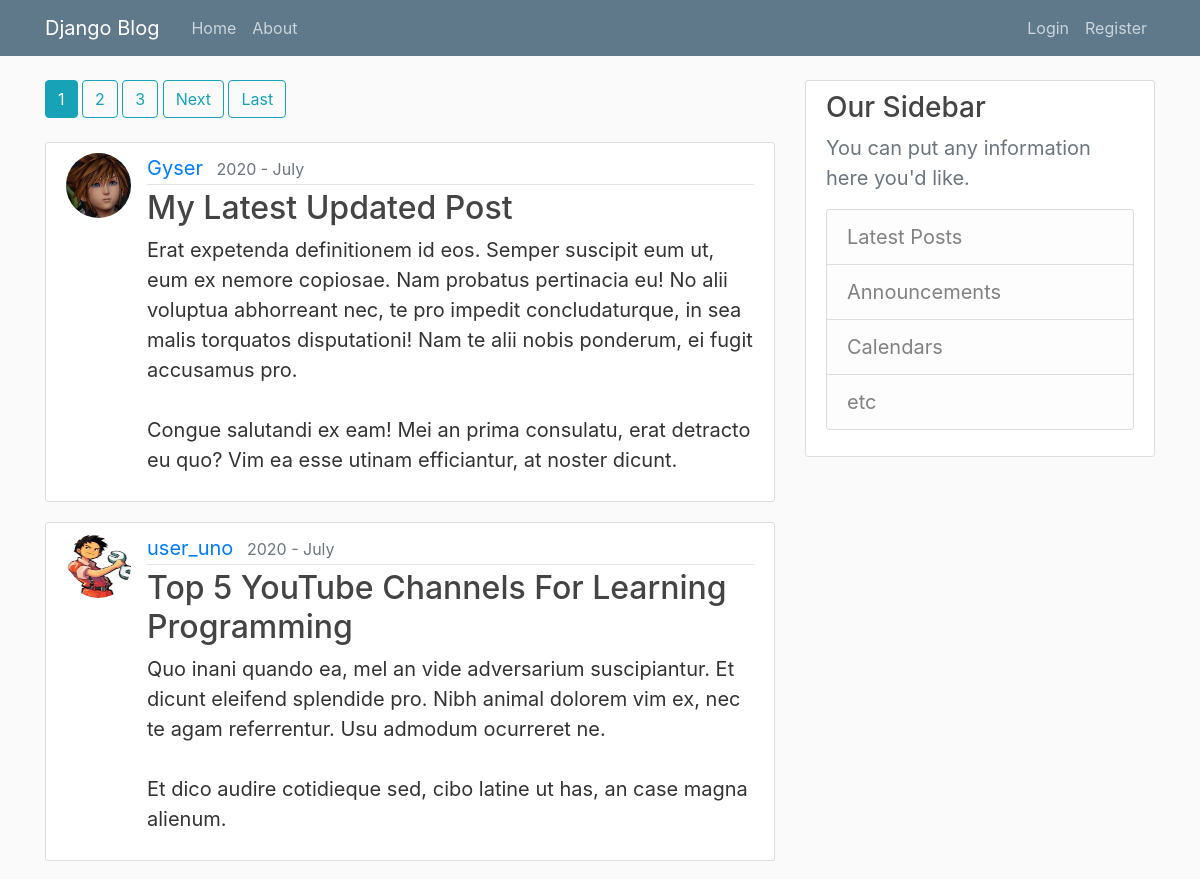
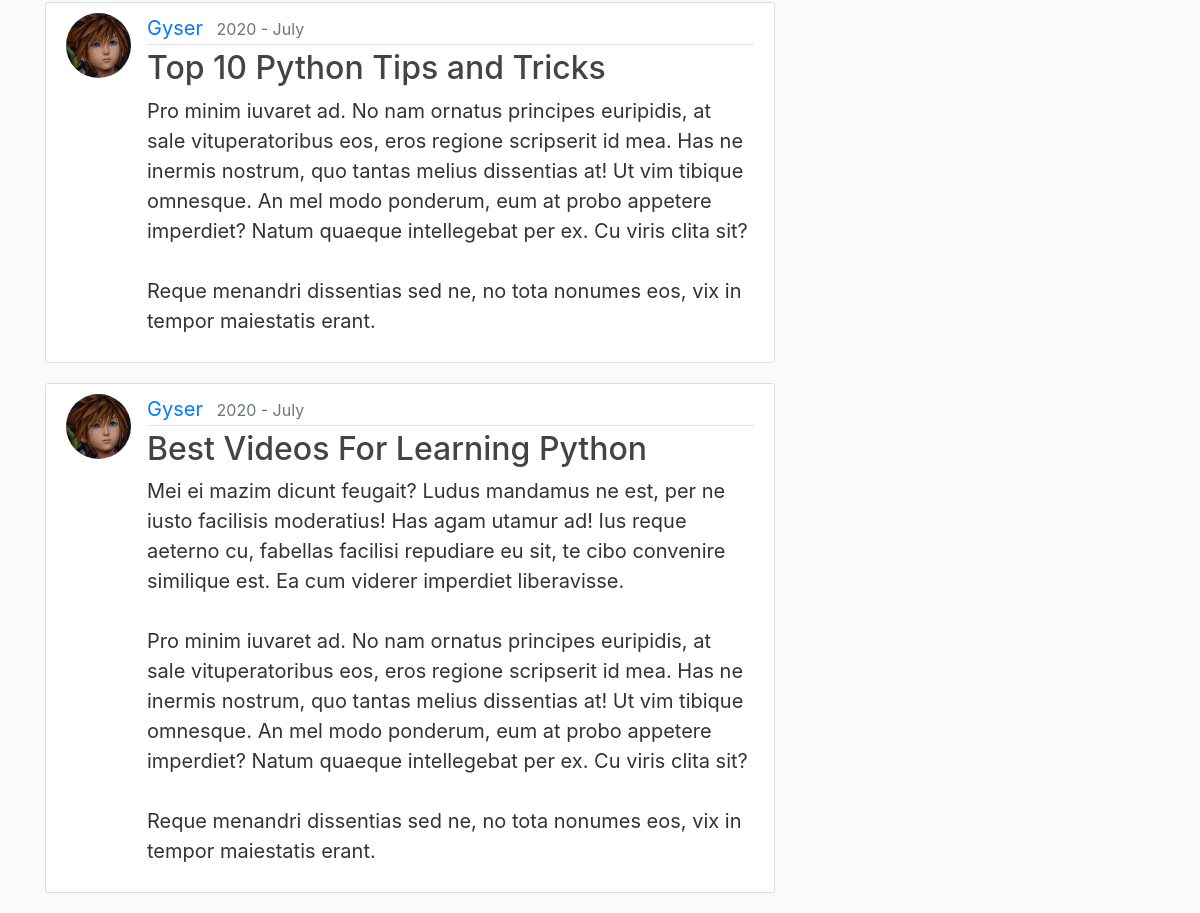
Screenshot of /blog/ with the database file from the repository (2 pictures, top to bottom).
### blog/models.py (models this page shows, shortened)
class Post(models.Model):
    title = models.CharField(max_length=100)
    content = models.TextField()
    date_posted = models.DateTimeField(default=timezone.now)
    author = models.ForeignKey(User, on_delete=models.CASCADE)

### users/models.py (models this page shows, shortened)
class Profile(models.Model):
    user = models.OneToOneField(User, on_delete=models.CASCADE)
    image = models.ImageField(default="default.jpg", upload_to="profile_pics")

### blog/views.py (the view)
# urls.py: path('', PostListView.as_view(), name="blog-home"),
class PostListView(ListView):
    model = Post
    template_name = "blog/home.html" # DEFAULT <app>/<model>_<viewtype>.html
    context_object_name = "posts"
    ordering = ['-date_posted']
    paginate_by = 4

### blog/templates/blog/home.html (shortened to what this page needs)
{% extends 'blog/base.html' %}
{% block content %}
    {% if is_paginated %}
        {% for num in page_obj.paginator.page_range %}
            {% if page_obj.number == num %}
                <a class="btn btn-info mb-4" href="?page={{num}}">{{num}}</a>
            {% elif num > page_obj.number|add:'-3' and num < page_obj.number|add:'3' %}
                <a class="btn btn-outline-info mb-4" href="?page={{num}}">{{num}}</a>
            {% endif %}
        {% endfor %}
        {% if page_obj.has_next %}
            <a class="btn btn-outline-info mb-4" href="?page={{page_obj.next_page_number}}">Next</a>
            <a class="btn btn-outline-info mb-4" href="?page={{page_obj.paginator.num_pages}}">Last</a>
        {% endif %}
    {% endif %}
    {% for post in posts %}
        <article class="media content-section">
        <img class="rounded-circle article-img" src="{{post.author.profile.image.url}}">
        <div class="media-body">
            <div class="article-metadata">
                <a class="mr-2" href="{% url 'user-posts' post.author.username %}">{{ post.author }}</a>
                <small class="text-muted">{{ post.date_posted|date:"Y - F" }}</small>
            </div>
            <h2><a class="article-title" href="{% url 'post-detail' post.id %}">{{ post.title }}</a></h2>
            <p class="article-content">{{ post.content }}</p>
        </div>
        </article>
    {% endfor %}
{% endblock content %}

### blog/templates/blog/base.html (shortened to what this page needs)
{% load static %}
<!DOCTYPE html5>
<html>
<head>
    <link rel="stylesheet" href="https://stackpath.bootstrapcdn.com/bootstrap/4.5.0/css/bootstrap.min.css">
    <link rel="stylesheet" type="text/css" href="{% static 'blog/main.css' %}">
</head>
<body>
    <header class="site-header">
    <nav class="navbar navbar-expand-md navbar-dark bg-steel fixed-top">
        <div class="container">
        <a class="navbar-brand mr-4" href="/">Django Blog</a>
        <div class="collapse navbar-collapse" id="navbarToggle">
            <div class="navbar-nav mr-auto">
            <a class="nav-item nav-link" href="{% url 'blog-home' %}">Home</a>
            <a class="nav-item nav-link" href="{% url 'blog-about' %}">About</a>
            </div>
            <div class="navbar-nav">
            {% if user.is_authenticated %}
                <a class="nav-item nav-link" href="{% url 'post-create' %}">New Post</a>
                <a class="nav-item nav-link" href="{% url 'profile' %}">My Profile</a>
                <a class="nav-item nav-link" href="{% url 'logout' %}">Logout</a>
            {% else %}
                <a class="nav-item nav-link" href="{% url 'login' %}">Login</a>
                <a class="nav-item nav-link" href="{% url 'register' %}">Register</a>
            {% endif %}
            </div>
        </div>
        </div>
    </nav>
    </header>
    <main role="main" class="container">
        <div class="row">
            <div class="col-md-8">
                {% block content %}{% endblock %}
            </div>
            <div class="col-md-4">
                <div class="content-section">
                    <h3>Our Sidebar</h3>
                    <p class='text-muted'>You can put any information here you'd like.
                        <ul class="list-group">
                            <li class="list-group-item list-group-item-light">Latest Posts</li>
                            <li class="list-group-item list-group-item-light">Announcements</li>
                            <li class="list-group-item list-group-item-light">Calendars</li>
                            <li class="list-group-item list-group-item-light">etc</li>
                        </ul>
                    </p>
                </div>
            </div>
        </div>
    </main>
</body>
</html>

### blog/static/blog/main.css (style rules this page uses)
body { background: #fafafa; color: #333333; margin-top: 5rem; }
h1, h2, h3, h4, h5, h6 { color: #444444; }
ul { margin: 0; }
.bg-steel { background-color: #5f788a; }
.site-header .navbar-nav .nav-link { color: #cbd5db; }
.content-section { font-size: 20px; background: #ffffff; padding: 10px 20px; border: 1px solid #dddddd; border-radius: 3px; margin-bottom: 20px; }
.article-title { color: #444444; }
.article-content { white-space: pre-line; }
.article-img { height: 65px; width: 65px; margin-right: 16px; }
.article-metadata { padding-bottom: 1px; margin-bottom: 4px; border-bottom: 1px solid #e3e3e3 }

### rows the page displays
Post: author.profile.image (picture), author "Gyser", date_posted "2020 - July", title "My Latest Updated Post", content "Erat expetenda definitionem id eos. Semper suscipit eum ut, eum ex nemore copiosae. Nam probatus pertinacia eu! No alii voluptua abhorreant nec, te pro impedit concludaturque, in sea malis torquatos disputationi! Nam te alii nobis ponderum, ei fugit accusamus pro. Congue salutandi ex eam! Mei an prima consulatu, erat detracto eu quo? Vim ea esse utinam efficiantur, at noster dicunt."
Post: author.profile.image (picture), author "user_uno", date_posted "2020 - July", title "Top 5 YouTube Channels For Learning Programming", content "Quo inani quando ea, mel an vide adversarium suscipiantur. Et dicunt eleifend splendide pro. Nibh animal dolorem vim ex, nec te agam referrentur. Usu admodum ocurreret ne. Et dico audire cotidieque sed, cibo latine ut has, an case magna alienum."
Post: author.profile.image (picture), author "Gyser", date_posted "2020 - July", title "Top 10 Python Tips and Tricks", content "Pro minim iuvaret ad. No nam ornatus principes euripidis, at sale vituperatoribus eos, eros regione scripserit id mea. Has ne inermis nostrum, quo tantas melius dissentias at! Ut vim tibique omnesque. An mel modo ponderum, eum at probo appetere imperdiet? Natum quaeque intellegebat per ex. Cu viris clita sit? Reque menandri dissentias sed ne, no tota nonumes eos, vix in tempor maiestatis erant."
Post: author.profile.image (picture), author "Gyser", date_posted "2020 - July", title "Best Videos For Learning Python", content "Mei ei mazim dicunt feugait? Ludus mandamus ne est, per ne iusto facilisis moderatius! Has agam utamur ad! Ius reque aeterno cu, fabellas facilisi repudiare eu sit, te cibo convenire similique est. Ea cum viderer imperdiet liberavisse. Pro minim iuvaret ad. No nam ornatus principes euripidis, at sale vituperatoribus eos, eros regione scripserit id mea. Has ne inermis nostrum, quo tantas melius dissentias at! Ut vim tibique omnesque. An mel modo ponderum, eum at probo appetere imperdiet? Natum quaeque intellegebat per ex. Cu viris clita sit? Reque menandri dissentias sed ne, no tota nonumes eos, vix in tempor maiestatis erant."

### other values shown
{{ num }} "1"
{{ num }} "2" "3"
